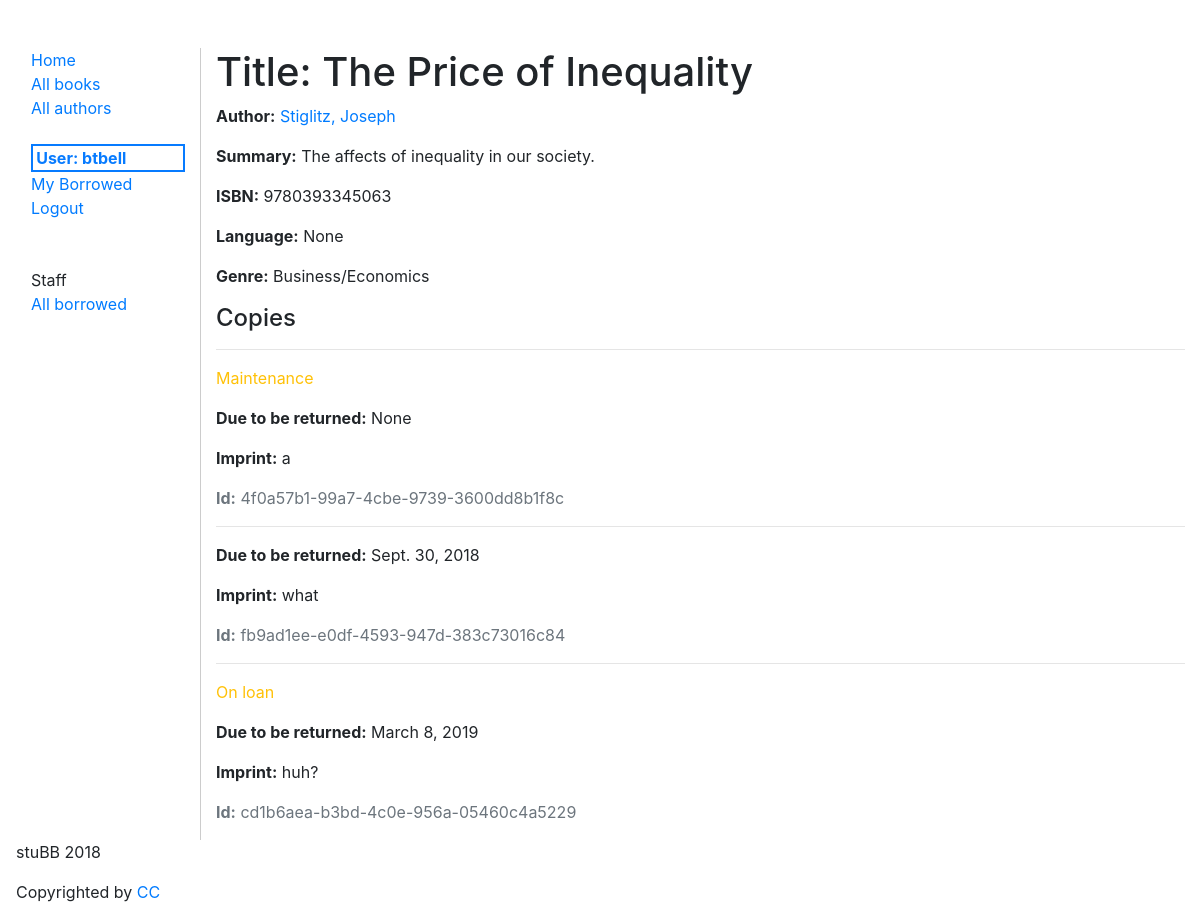
Screenshot of /catalog/book/1 (signed in) with the database file from the repository.
### catalog/models.py (models this page shows, shortened)
class Book(models.Model):
  title = models.CharField(max_length=200)
  author = models.ForeignKey('Author', on_delete=models.SET_NULL, null=True)
  summary = models.TextField(max_length=1000, help_text="Enter a brief description of the book")
  isbn = models.CharField('ISBN', max_length=14,
                          help_text='13 Character <a href="https://www.isbn-international.org/content/what-isbn">ISBN number</a>')
  genre = models.ManyToManyField(Genre, help_text="Select a genre for this book")
  subject = models.CharField(max_length=100, null=True, blank=True)
  publisher = models.CharField(max_length=250, null=True, blank=True)
  contributor = models.CharField(max_length=200, null=True, blank=True, help_text="An entity responsible for making contributions to the content of the resource.")
  date = models.DateField(null=True, blank=True,)
  type = models.CharField(max_length=60, null=True, blank=True, help_text="Genre")
  format = models.CharField(max_length=60, null=True, blank=True, help_text="Format may include the media-type or dimensions of the resource.")
  source = models.CharField(max_length=60, null=True, blank=True)
  language = models.CharField(max_length=60, null=True, blank=True)
  relation = models.CharField(max_length=60, null=True, blank=True, help_text="A reference to a related resource.")
  coverage = models.CharField(max_length=250, null=True, blank=True, help_text="Coverage will typically include spatial location (a place name or geographic coordinates), temporal period (a period label, date, or date range) or jurisdiction (such as a named administrative entity).")
  rights = models.CharField(max_length=250, null=True, blank=True, help_text="A Rights element will contain a rights management statement for the resource, or reference a service providing such information.")
  class Meta:
    ordering = ['title']
  def display_genre(self):
    """Note: Getting the genre may not be a good idea here, because
      of the "cost" of the database operation. We're showing you how because
      calling functions in your models can be very useful for other reasons —
      for example to add a Delete link next to every item in the list."""
    """Creates a string for the Genre. This is required to display genre in Admin."""
    return ', '.join([genre.name for genre in self.genre.all()[:3]])
  display_genre.short_description = 'Genre'

class Author(models.Model):
  first_name = models.CharField(max_length=100)
  last_name = models.CharField(max_length=100)
  date_of_birth = models.DateField(null=True, blank=True)
  date_of_death = models.DateField('died', null=True, blank=True)
  born_in = models.CharField(max_length=200, null=True, blank=True)
  education = models.CharField(max_length=200, null=True, blank=True)
  COMMON_BOOK_AWARDS = (
    ('booker', 'Booker Award'),
    ('caldecott', 'Caldecott Medal'),
    ('nba', 'National Book Award'),
    ('nbcca', 'National Book Critics Circle Award'),
    ('newbery', 'Newbery Medal'),
    ('npl', 'Nobel Prize for Literature'),
    ('p/f', 'PEN/Faulkner Award'),
    ('pp', 'Pulitzer Prize'),
    ('cwp', "Commonwealth Writers' Prize"),
    ('emma', 'EMMA Awards')
  )
  awards = models.CharField(max_length=10, choices=COMMON_BOOK_AWARDS, null=True, blank=True)
  class Meta:
    ordering = ["last_name", "first_name"]
  def __str__(self):
    return '{0}, {1}'.format(self.last_name, self.first_name)

class Genre(models.Model):
  name = models.CharField(max_length=200, help_text="Enter a book genre (e.g. Science Fiction, French Poetry etc.)")
  class Meta:
    ordering = ['name']
  def __str__(self):
    return self.name

class BookInstance(models.Model):
  id = models.UUIDField(primary_key=True, default=uuid.uuid4,
                        help_text="Unique ID for this particular book across whole library")
  book = models.ForeignKey('Book', on_delete=models.SET_NULL, null=True)
  imprint = models.CharField(max_length=200)
  due_back = models.DateField(null=True, blank=True)
  borrower = models.ForeignKey(User, on_delete=models.SET_NULL, null=True, blank=True)
  LOAN_STATUS = (
    ('d', 'Maintenance'),
    ('o', 'On loan'),
    ('a', 'Available'),
    ('r', 'Reserved'),
  )
  status = models.CharField(max_length=1, choices=LOAN_STATUS, blank=True, default='d', help_text='Book availability')
  class Meta:
    ordering = ["due_back"]
    permissions = (("can_mark_returned", "Set book as returned"),)

### catalog/views.py (the view)
# urls.py: path('book/<int:pk>', views.BookDetailView.as_view(), name='book-detail'),
class BookDetailView(LoginRequiredMixin, generic.DetailView):
  model = Book

### templates/catalog/book_detail.html (shortened to what this page needs)
{% extends 'catalog/base.html' %}
{% block content %}
  <h1>Title: {{ book.title }}</h1>
  <p><strong>Author:</strong> <a href="{% url 'author-detail' book.author.pk %}">{{ book.author }}</a>
  <p><strong>Summary:</strong> {{ book.summary }}</p>
  <p><strong>ISBN:</strong> {{ book.isbn }}</p>
  <p><strong>Language:</strong> {{ book.language }}</p>
  <p><strong>Genre:</strong> {% for genre in book.genre.all %} {{ genre }}{% if not forloop.last %}, {% endif %}{% endfor %}</p>
  <div>
    <h4>Copies</h4>
    {% for copy in book.bookinstance_set.all %}
      <hr>
      <p class="{% if copy.status == 'a' %}text-success{% elif copy.status == 'm' %}text-danger{% else %}text-warning{% endif %}">{{ copy.get_status_display }}</p>
      {% if copy.status != 'a' %}
        <p><strong>Due to be returned:</strong> {{copy.due_back}}</p>
      {% endif %}
      <p><strong>Imprint:</strong> {{copy.imprint}}</p>
      <p class="text-muted"><strong>Id:</strong> {{copy.id}}</p>
    {% endfor %}
  </div>
{% endblock %}

### templates/catalog/base.html (shortened to what this page needs)
<!DOCTYPE html>
<html lang="en">
  <head>
    {% load staticfiles %}
    {% block head %}
    <link rel="stylesheet" href="{% static 'styles/catalog.css' %}" />
    <link rel="stylesheet" href="https://stackpath.bootstrapcdn.com/bootstrap/4.1.3/css/bootstrap.min.css">
    {% endblock %}
  </head>
  <body>
    <div class="container-fluid">
    <div class="row">
      <div class="col-sm-2">
      {% block sidebar %}
        <ul class="sidebar-nav">
          <li><a href="{% url 'index' %}">Home</a></li>
          <li><a href="{% url 'books' %}">All books</a></li>
          <li><a href="{% url 'authors' %}">All authors</a></li><br />
        {% if user.is_authenticated %}
          <li class="current-user">User: {{ user.get_username }}</li>
          <li><a href="{% url 'my-borrowed' %}">My Borrowed</a> </li>
          <li><a href="{% url 'logout'%}">Logout</a></li>
          <br><br>
          <li>Staff</li>
          <li><a href="{% url 'all-borrowed' %}">All borrowed</a></li>
        {% else %}
          <li><a href="{% url 'login'%}">Login</a></li>
        {% endif %}
        </ul>
     {% endblock %}
      </div>
      <div class="col-sm-10 content">
        {% block content %}{% endblock %}
      </div>
    </div>
  </div>
  <footer class="basic-footer">
      <p> stuBB 2018</p>
      <p>Copyrighted by <a href="https://creativecommons.org/licenses/by/3.0/">CC</a></p>
  </footer>
  </body>
</html>

### catalog/static/styles/catalog.css (style rules this page uses)
.sidebar-nav { margin-top: 3em; list-style: none; margin-left: -1.5em; }
.content { margin-top: 3em; border-left: 1px solid #ccc; }
.current-user { border: 2px solid #077bff; color: #077bff; font-weight: bold; padding-left: .2em; }
footer { padding-left: 1em; }

### rows the page displays
Book: title "The Price of Inequality", author "Stiglitz, Joseph", summary "The affects of inequality in our society.", isbn "9780393345063", language "None"
Genre: name "Business/Economics"
BookInstance: status "Maintenance", due_back "None", imprint "a", id "4f0a57b1-99a7-4cbe-9739-3600dd8b1f8c"
BookInstance: due_back "Sept. 30, 2018", imprint "what", id "fb9ad1ee-e0df-4593-947d-383c73016c84"
BookInstance: status "On loan", due_back "March 8, 2019", imprint "huh?", id "cd1b6aea-b3bd-4c0e-956a-05460c4a5229"

### other values shown
{{ user.get_username }} "btbell"
